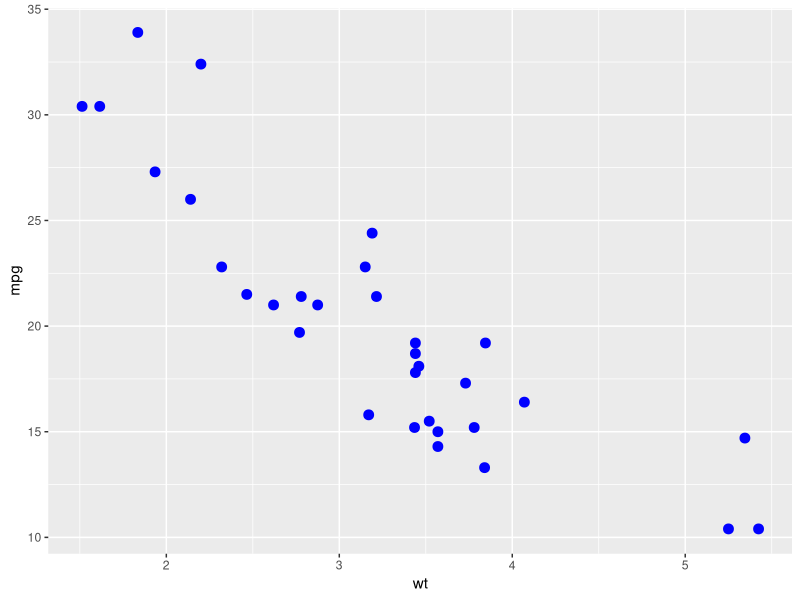
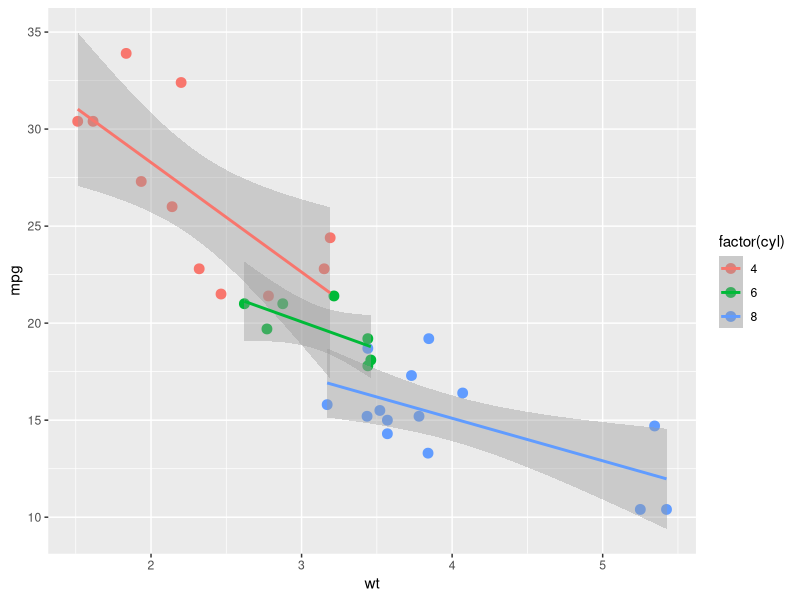
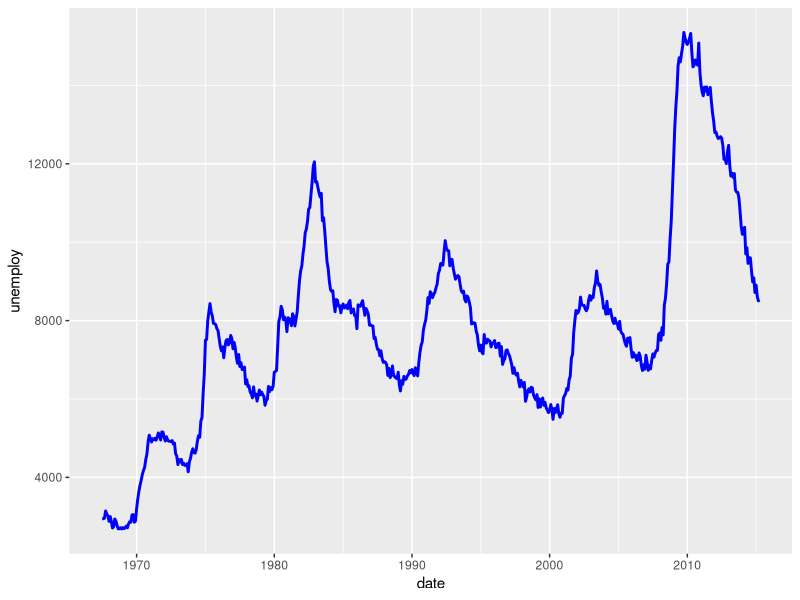
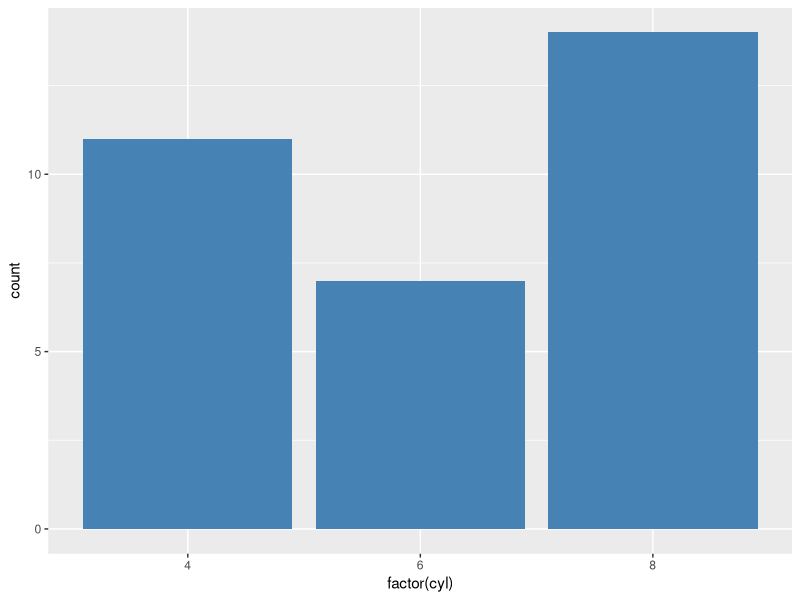
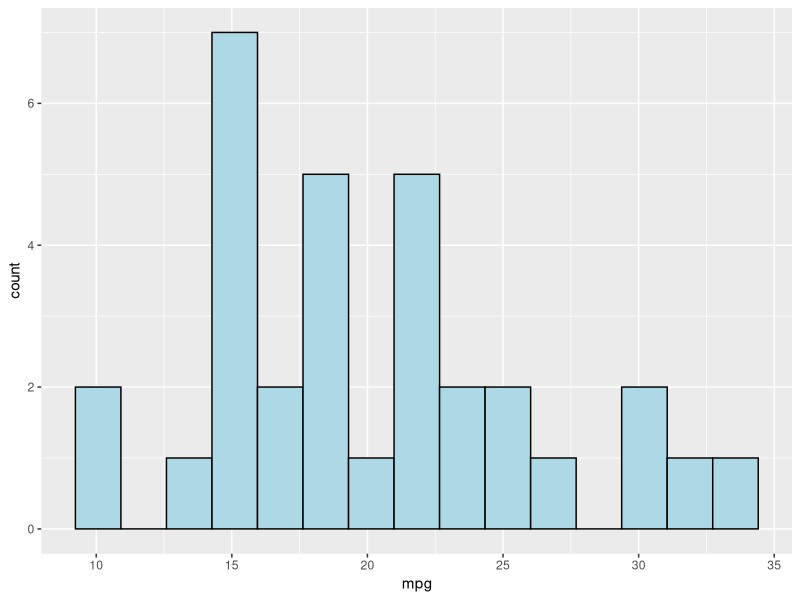
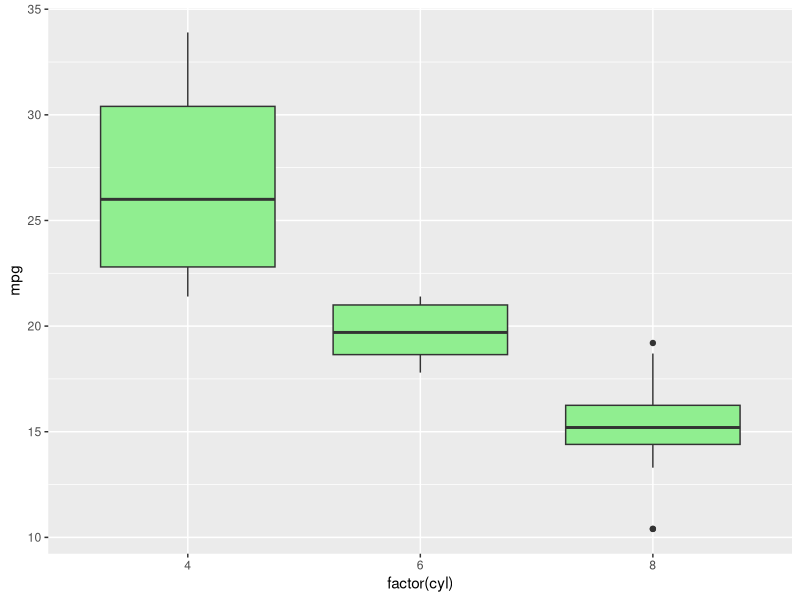
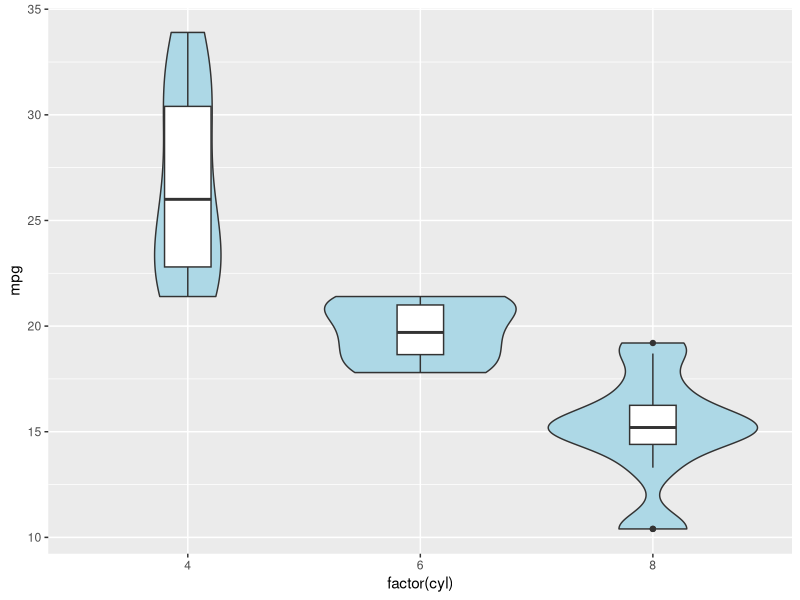
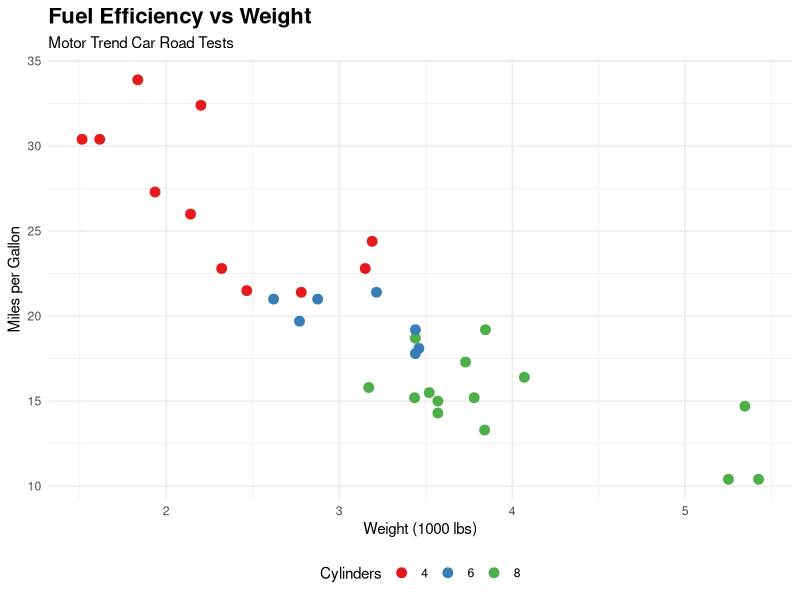

Generate these figures, in order, with R: (Note: this script raises an error after producing the figures.)
library(ggplot2)

# ggplot(data, aes(x, y)) + geom_*() + theme_*()
# This is the basic structure of a ggplot:
#   - ggplot(): Initialize the plot with a dataset and aesthetic mappings.
#   - aes(): Defines which variables go on x, y, color, size, etc.
#   - geom_*(): Layers that create different types of plots (points, lines, bars).
#   - theme_*(): Optional styling.

ggplot(mtcars, aes(x = wt, y = mpg)) +
  geom_point(size = 3, color = "blue")

ggplot(mtcars, aes(x = wt, y = mpg, color = factor(cyl))) +
  geom_point(size = 3) +
  geom_smooth(method = "lm", se = TRUE)

# Line chart
ggplot(economics, aes(x = date, y = unemploy)) +
  geom_line(color = "blue", size = 1)

# Bar chart
ggplot(mtcars, aes(x = factor(cyl))) +
  geom_bar(fill = "steelblue")

# Histogram
ggplot(mtcars, aes(x = mpg)) +
  geom_histogram(bins = 15, fill = "lightblue", color = "black")

# Box plot
ggplot(mtcars, aes(x = factor(cyl), y = mpg)) +
  geom_boxplot(fill = "lightgreen")

# Violin plot
ggplot(mtcars, aes(x = factor(cyl), y = mpg)) +
  geom_violin(fill = "lightblue") +
  geom_boxplot(width = 0.2)


ggplot(mtcars, aes(x = wt, y = mpg, color = factor(cyl))) +
  geom_point(size = 3) +
  labs(
    title = "Fuel Efficiency vs Weight",
    subtitle = "Motor Trend Car Road Tests",
    x = "Weight (1000 lbs)",
    y = "Miles per Gallon",
    color = "Cylinders"
  ) +
  scale_color_brewer(palette = "Set1") +
  theme_minimal() +
  theme(
    plot.title = element_text(size = 16, face = "bold"),
    legend.position = "bottom"
  )

# Faceting
ggplot(mtcars, aes(x = wt, y = mpg)) +
  geom_point() +
  facet_wrap(~ cyl)

# Save plot
ggsave("myplot.pdf", width = 8, height = 6, dpi = 300)

library(tidyr)

# Wide to long
wide_data <- tibble(
  country = c("USA", "Canada"),
  year_2020 = c(100, 80),
  year_2021 = c(110, 85)
)

long_data <- wide_data %>%
  pivot_longer(
    cols = starts_with("year"),
    names_to = "year",
    names_prefix = "year_",
    values_to = "value"
  )

# Long to wide
wide_data <- long_data %>%
  pivot_wider(
    names_from = year,
    values_from = value
  )


# Drop NAs
df %>% drop_na()
df %>% drop_na(mpg, cyl)

# Replace NAs
df %>% replace_na(list(mpg = 0))

# Fill NAs
df %>% fill(mpg, .direction = "down")

# Separate
df <- tibble(date = c("2023-01-15", "2023-02-20"))
df %>% separate(date, into = c("year", "month", "day"), sep = "-")

# Unite
df <- tibble(year = 2023, month = "01", day = "15")
df %>% unite("date", year, month, day, sep = "-")


# Create a complex dashboard-style visualization
library(patchwork)  # For combining plots

# Plot 1: Time series
p1 <- ggplot(economics, aes(x = date, y = unemploy / 1000)) +
  geom_line(color = "blue") +
  labs(title = "Unemployment Over Time", y = "Unemployed (thousands)")

# Plot 2: Distribution
p2 <- ggplot(economics, aes(x = pce)) +
  geom_histogram(bins = 30, fill = "coral") +
  labs(title = "Distribution of Personal Consumption")

# Plot 3: Correlation
p3 <- ggplot(economics, aes(x = pce, y = pop)) +
  geom_point(alpha = 0.5) +
  geom_smooth(method = "lm") +
  labs(title = "Consumption vs Population")

# Combine your patchwork dashboard plot
plot1 <- (p1 | p2) / p3 +
  plot_annotation(title = "Economic Indicators Dashboard")

# Save as a 4K-quality PDF
ggsave(
  filename = "economic_dashboard_4k.pdf",
  plot = plot1,
  # device = cairo_pdf,     # best quality for PDF
  width = 12.8,           # inches → equivalent to 3840 px
  height = 7.2,           # inches → equivalent to 2160 px
  dpi = 300               # High resolution
)



